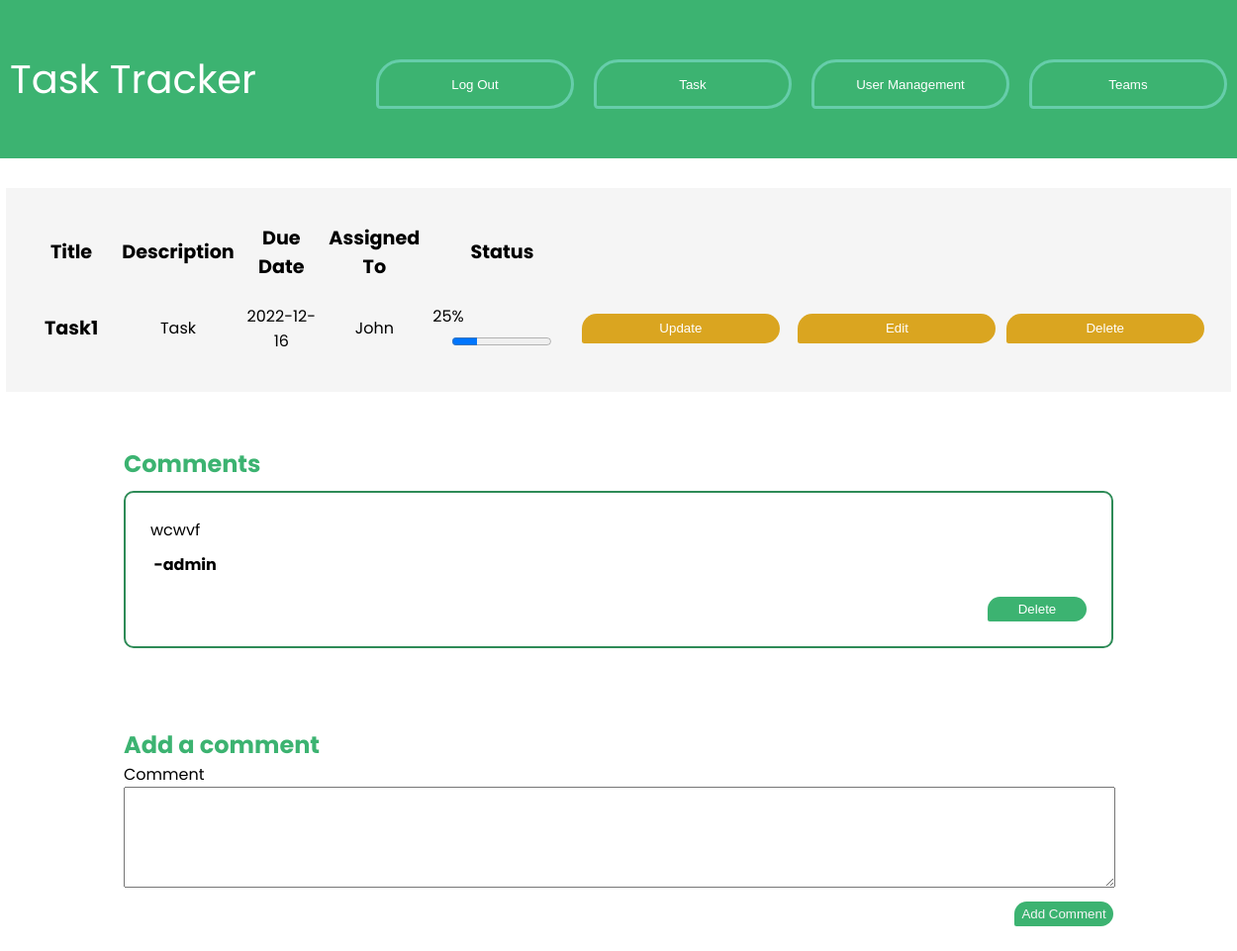
/viewTask/1 (signed in), run on the app's committed database.
### models.py (models this page shows, shortened)
class Todo(db.Model):
    id = db.Column(db.Integer, primary_key=True)
    title = db.Column(db.String(100))
    description = db.Column(db.String(4150))
    assigned = db.Column(db.String(100))
    due = db.Column(db.Date)
    complete = db.Column(db.Integer)
    createdBy = db.Column(db.Integer)
    comments = db.relationship("Comment", backref="comment", cascade="all, delete-orphan", lazy=True)

class Comment(db.Model):
    id = db.Column(db.Integer, primary_key=True)
    content = db.Column(db.VARCHAR, nullable=False)
    todo_id = db.Column(db.Integer, db.ForeignKey("todo.id"), nullable=False)
    user_id = db.Column(db.Integer, db.ForeignKey("user.id"), nullable=False)

class User(db.Model):
    id = db.Column(db.Integer, primary_key=True)
    name = db.Column(db.String(4150))
    email = db.Column(db.String(4150), unique=True)
    username = db.Column(db.String(100), unique=True)
    password = db.Column(db.String(100))
    access = db.Column(db.Boolean)  # True if admin, False otherwise
    pinnedTask = db.Column(db.String(4150))
    team = db.Column(db.String(4150))

### app.py (the view)
@app.route('/viewTask/<int:task_id>')
def view_task(task_id):
    global user
    user_list = User.query.all()
    if user == User:
        return redirect(url_for('login'))
    else:
        form = CommentForm()
        return render_template('viewTask.html', user=user, user_list=user_list,
                               todo=Todo.query.filter_by(id=task_id).first(), form=form)

### forms.py
class CommentForm(FlaskForm):
    class Meta:
        csrf = False
    comment = TextAreaField(validators=[Length(min=1)])
    submit = SubmitField('Add Comment')

### templates/viewTask.html (shortened to what this page needs)
<!DOCTYPE html>
<html lang="en">
<head>
    <link rel="stylesheet" href="{{ url_for('static',filename='main.css') }}">
</head>
<body>
<div class="index-wrapper">
    <a class="index-header" href="/">
        Task Tracker
    </a>
    <div class="top-contain">
        <a href="/logout">
            <button class="top-bar">Log Out</button>
        </a>
        <a href="/task">
            <button class="top-bar">Task</button>
        </a>
        <a href="/ViewUsers">
            <button class="top-bar">User Management</button>
        </a>
        <a href="/viewTeam">
            <button class="top-bar">Teams</button>
        </a>
    </div>
</div>
<div id="todo" class="todo">
    <table>
        <thead>
        <th>Title</th>
        <th>Description</th>
        <th>Due Date</th>
        <th>Assigned To</th>
        <th>Status</th>
        <th></th>
        <th></th>
        </thead>
        <tbody>
        <tr>
            <td class="title">{{ todo.title }}</td>
            <td>{{ todo.description }}</td>
            <td>{{ todo.due }}</td>
            <td>{{ todo.assigned }}</td>
<td>
                            <label>{{ todo.complete }}%</label>
                            <progress id="taskCompleation" value="{{ todo.complete }}" min="0" max="100"></progress><br></td>
            <td><a href="/update/{{ todo.id }}">
                <button class="task-button">Update</button>
            </a></td>
            {% if todo.createdBy == user.id or user.access == 1 %}
                <td><a href="/editTask/{{ todo.id }}">
                    <button class="task-button">Edit</button>
                </a></td>
                <td><a href="/delete/{{ todo.id }}">
                    <button class="task-button">Delete</button>
                </a></td>
            {% endif %}</tr>
        </tbody>
    </table>
</div>
{% if todo.comments %}
    {% if todo.comments|length > 0 %}
        <div class="comment-container"> <h2>Comments</h2>
        <div>
            {% for comment in todo.comments %}
                {% for commentUser in user_list %}
                    {% if commentUser.id==comment.user_id %}
                        <div class="comment-card">
                            <div>{{ comment.content }} </div>
                            <div><b>&nbsp;-{{ commentUser.name }}</b></div>
                            {% if user.access==1 or comment.user_id==user.id or todo.createdBy==user.id %}
                                <a href="/deleteComment/{{ comment.id }}">
                                    <button>Delete</button>
                                </a>{% endif %}</div>
                    {% endif %}
                {% endfor %}
            {% endfor %}
        </div>
    {% endif %}
{% endif %}
</div>
<form action="{{ url_for('new_comment', task_id=todo.id) }}" method="post">
    <div class="submit-container">
        <h2>Add a comment</h2>
        <div>
            {{ form.comment.label }} <br/> {{ form.comment }}
        </div>
        {{ form.submit }}
    </div>
</form>
</body>
</html>

### static/main.css (style rules this page uses)
h2 { color: mediumseagreen; font-family: 'Poppins', sans-serif; }
label:not(.ex) { display: block; float: left; width: 120px; font-family: 'Poppins', sans-serif; text-align: left; }
th { font-size: larger; height: 75px; width: 550px; font-family: 'Poppins', sans-serif; }
td { height: 75px; }
tbody { font-family: 'Poppins', sans-serif; }
td > a > button:not(.exclude) { width: 200px; height: 30px; background-color: goldenrod; border-style: none; color: white; }
a { text-decoration: none; }
.todo { text-align: center; background-color: whitesmoke; width: 95%; margin-left: auto; margin-right: auto; padding: 2%; }
.title { font-weight: bold; font-size: larger; }
.task-button { border-radius: 30px 30px 30px 5px; }
.top-bar { background-color: mediumseagreen; border-style: solid; border-color: mediumaquamarine; border-width: 3px; color: white; height: 50px; width: 200px; margin-right: 10px; margin-left: 10px; border-radius: 30px 30px 30px 5px; }
.top-contain { margin-top: 20px; display: flex; justify-content: center; }
.index-header { color: white; display: flex; justify-content: center; font-family: 'Poppins', sans-serif; font-size: 40px; padding: 10px; }
.index-wrapper { background-color: mediumseagreen; display: flex; padding: 40px; border-radius: 30px; width: 100%; justify-content: space-between; }
* { padding: 0px; margin: 0px; }
body { display: flex; flex-direction: column; align-items: center; gap: 30px }
input[type="submit"] { color: white; }
.comment-container { padding: 25px; width: 80vw; }
.comment-card { text-align: left; padding: 25px; display: flex; flex-direction: column; gap: 10px; border: 2px seagreen solid; border-radius: 10px 10px 10px 10px; margin-top: 10px; }
.comment-card > a { align-self: flex-end; font-family: 'Poppins', sans-serif; }
.comment-card > a > button { background-color: mediumseagreen; border-style: none; color: white; height: 25px; width: 100px; margin-top: 10px; border-radius: 30px 30px 30px 5px; }
.comment-card > div { font-family: 'Poppins', sans-serif; }
.submit-container { padding: 25px; width: 80vw; display: flex; flex-direction: column; }
.submit-container > input { background-color: mediumseagreen; border-style: none; color: whitesmoke; height: 25px; width: 100px; margin-top: 10px; border-radius: 30px 30px 30px 5px; align-self: flex-end; }
textarea { width: 80vw; height: 100px; }
progress { width: 100px; }

### data on the page
Todo: title "Task1", description "Task", due "2022-12-16", assigned "John", complete "25"
Comment: content "wcwvf"
User: name "admin"
